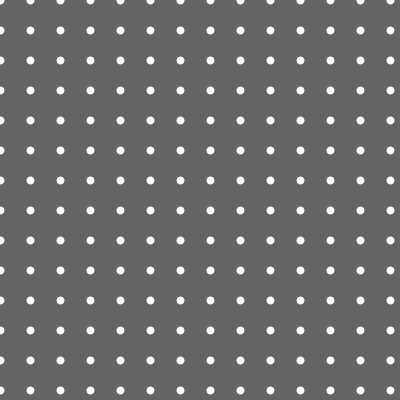
Frame 1 (no input)
Frame 60 (the mouse pressed at the canvas centre just before this capture): identical to frame 1, image omitted
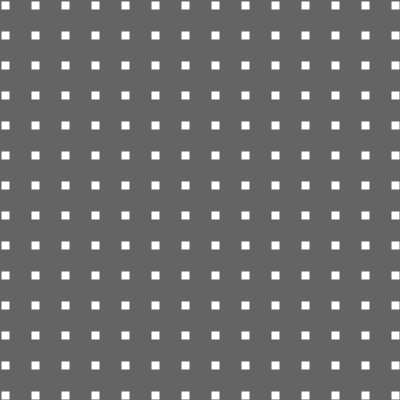
Frame 120 (the mouse held since frame 60 and released just before this capture)

The Processing sketch that drew these frames (run headless with seeded random() and noise(); from frame 60 on, the mouse is pressed at the canvas centre):

// Processing sketch: processing_30378
// ── processing_30378.pde

void setup(){
  size(400, 400);
}

void draw(){
  background(100);
  for(int i = 0; i <= width; i = i+30){
    for (int j = 0; j <= height; j = j+30){
      if(mousePressed){
        stroke(100);
        strokeWeight(2);
        rect(i, j, 10, 10);
      }
      else{
      stroke(100);
        strokeWeight(2);
        ellipse(i, j, 10, 10);
      }
    }
  }
}                               
